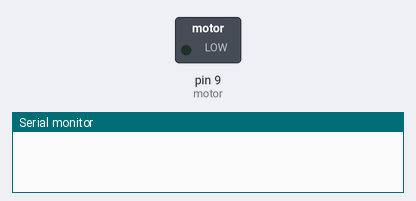
The sketch below on a simulated Arduino Uno, built with avr-gcc and run on an emulated ATmega328P. Shown: switched loads named in the sketch (green lamp = pin HIGH), the last lines printed to the serial monitor.

Above: at 0.1 s.
At 6.85 s:
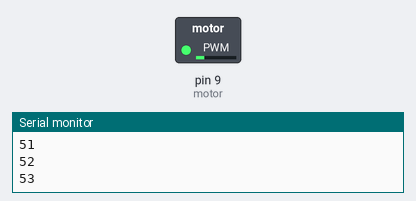
At 13.56 s:
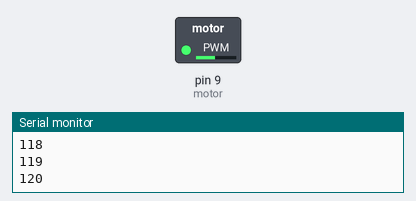
At 27.1 s:
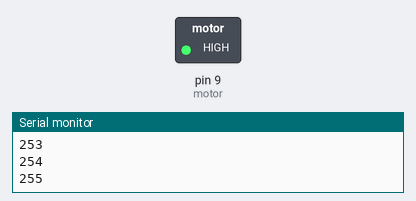
Timing chart, 0 to 40.0 s (numbered marks = the images above):
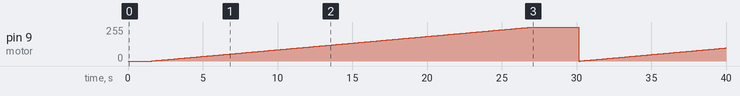

The sketch:

sketch_dec13a_PWM_Motor.ino
```cpp
int motor = 9;

void setup() {
  Serial.begin(9600);
  pinMode(motor, OUTPUT);
}

void loop() {
  for(int i=255; i<=0; i--)
  {
    analogWrite(motor, i);
    Serial.println(i);
    delay(100);
  }
  delay(1500);
  //Calibrated
  for(int i=0; i<=255; i++)
  {
    analogWrite(motor, i);
    Serial.println(i);
    delay(100);
  }
  delay(1500);
}
```

Measured:
- by itself, pin 9 (motor): 0/255 → 1/255 at 1.6 s, → 2/255 0.10 s later, → 3/255 0.10 s later, → 4/255 0.10 s later, … (354 changes in this stretch)
